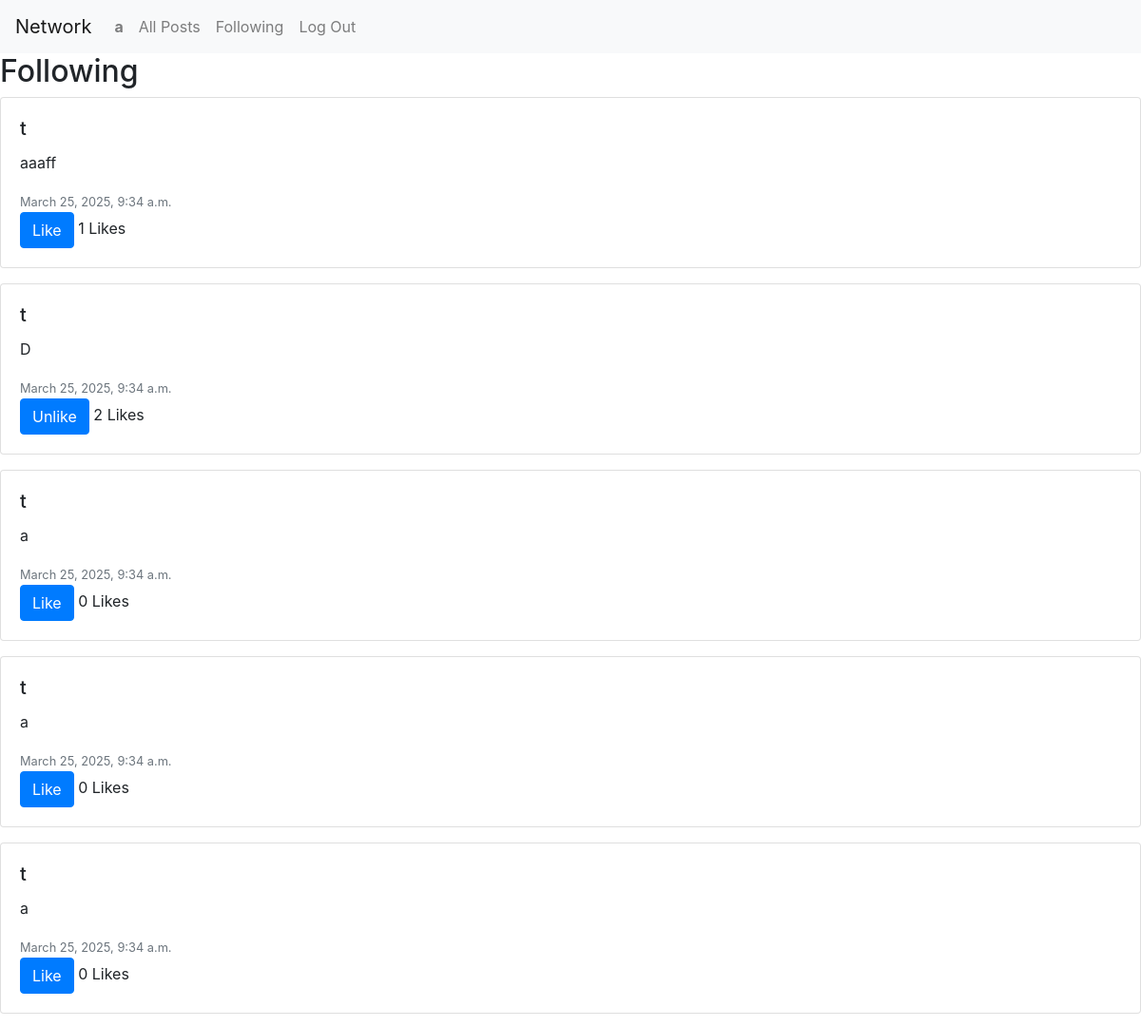
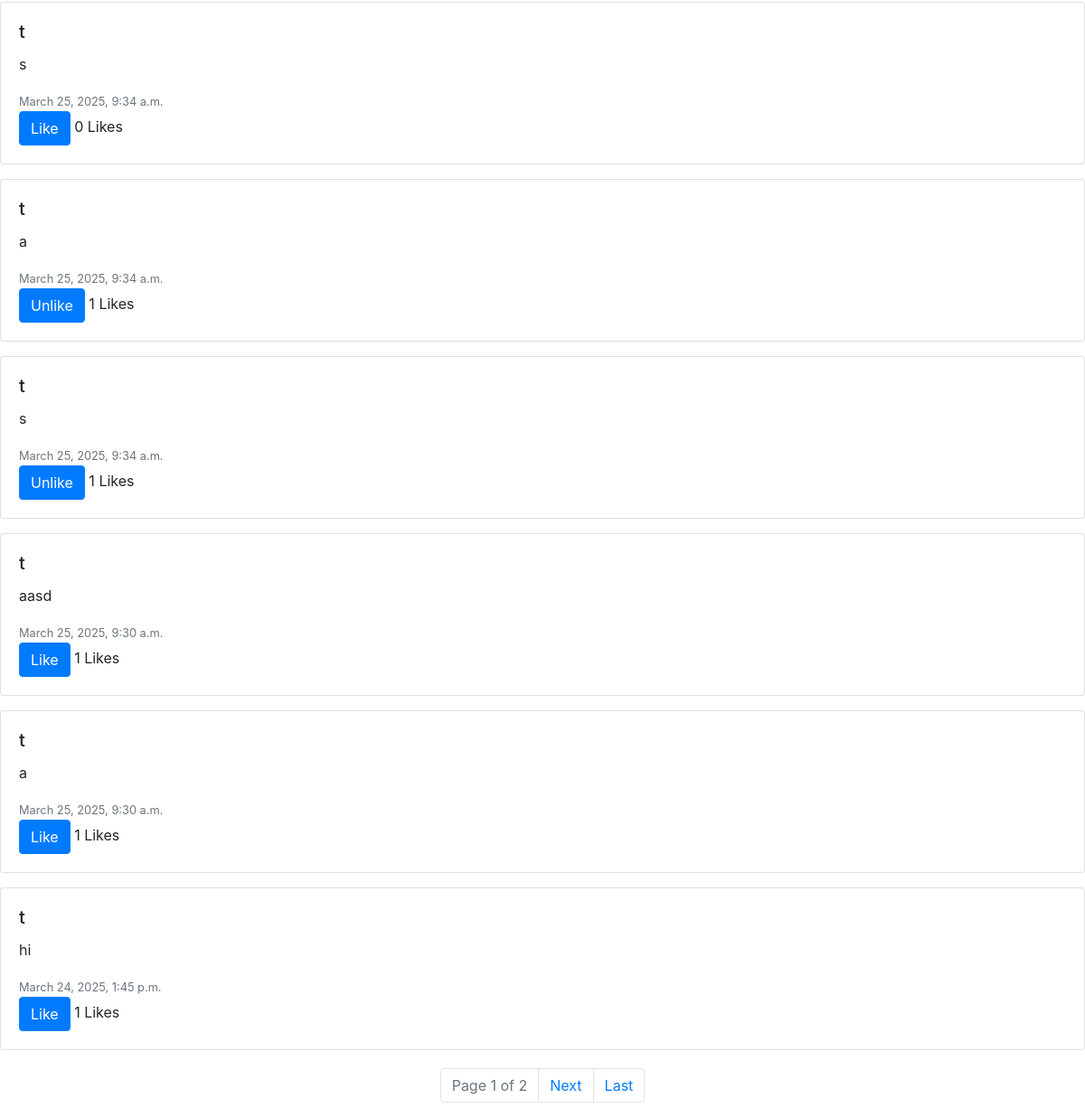
The app's page /following/ (signed in) with its own data (2 pictures, top to bottom).
### network/models.py (models this page shows, shortened)
class User(AbstractUser):
    pass

class Post(models.Model):
    user = models.ForeignKey(User, on_delete=models.CASCADE, related_name="posts")
    content = models.TextField()
    timestamp = models.DateTimeField(auto_now_add = True)
    likes = models.ManyToManyField(User, related_name="liked_posts", blank=True)

### network/views.py (the view)
# urls.py: path("following/", views.follow_view, name="following"),
@login_required
def follow_view(request):
    following_users = Follow.objects.filter(follower=request.user).values_list("following", flat=True)
    posts = Post.objects.filter(user__id__in=following_users).order_by("-timestamp")
    paginator=Paginator(posts,10)
    page_number = request.GET.get("page")
    page_object = paginator.get_page(page_number)
    liked_posts = []
    if request.user.is_authenticated:
        liked_posts = Post.objects.filter(likes=request.user).values_list("id", flat=True)
    return render(request, "network/following.html", {
        "posts": posts,
        "page_object": page_object,
        "liked_posts": liked_posts,
    })

### network/templates/network/following.html (shortened to what this page needs)
{% extends "network/layout.html" %}
{% load static %}
{% block body %}
    <h2>Following</h2>
    {% for post in posts %}
        <div class="card mb-3">
            <div class="card-body">
                <h5 class="card-title">{{ post.user }}</h5>
                <p class="card-text">{{ post.content }}</p>
                <small class="text-muted">{{ post.timestamp }}</small>
                <br>
                {% if user.is_authenticated %}
                <button class="btn btn-primary like-btn" data-post-id="{{ post.id }}">
                    {% if post.id in liked_posts %}
                        Unlike
                    {% else %}
                        Like
                    {% endif %}
                </button>
            {% endif %}
            <span id="like-count-{{ post.id }}" style="text-align: left;">{{ post.likes.count }}</span> Likes
            </div>
        </div>
    {% empty %}
        <p>No posts yet</p>
    {% endfor %}
    <nav aria-label="Page navigation">
        <ul class="pagination justify-content-center">
            <li class="page-item disabled">
                <a class="page-link">Page {{ page_object.number }} of {{ page_object.paginator.num_pages }}</a>
            </li>
            {% if page_object.has_next %}
                <li class="page-item">
                    <a class="page-link" href="?page={{ page_object.next_page_number }}">Next</a>
                </li>
                <li class="page-item">
                    <a class="page-link" href="?page={{ page_object.paginator.num_pages }}">Last</a>
                </li>
            {% endif %}
        </ul>
    </nav>
{% endblock %}

### network/templates/network/layout.html (shortened to what this page needs)
{% load static %}
<!DOCTYPE html>
<html lang="en">
    <head>
        <link rel="stylesheet" href="https://stackpath.bootstrapcdn.com/bootstrap/4.4.1/css/bootstrap.min.css">
        <link href="{% static 'network/styles.css' %}" rel="stylesheet">
    </head>
    <body>
        <nav class="navbar navbar-expand-lg navbar-light bg-light">
            <a class="navbar-brand" href="#">Network</a>
            <div>
              <ul class="navbar-nav mr-auto">
                {% if user.is_authenticated %}
                    <li class="nav-item">
                        <a class="nav-link" href="#"><strong>{{ user.username }}</strong></a>
                    </li>
                {% endif %}
                <li class="nav-item">
                  <a class="nav-link" href="{% url 'index' %}">All Posts</a>
                </li>
                {% if user.is_authenticated %}
                    <li class="nav-item">
                        <a class="nav-link" href="{% url 'following' %}">Following</a>
                    </li>
                    <li class="nav-item">
                        <a class="nav-link" href="{% url 'logout' %}">Log Out</a>
                    </li>
                {% endif %}
              </ul>
            </div>
          </nav>
        <div class="body">
            {% block body %}
            {% endblock %}
        </div>
    </body>
</html>

### network/static/network/styles.css (style rules this page uses)
.pagination { justify-content: center; margin-top: 20px; }
.page-link { color: #007bff; }

### records on screen
User: username "a"
Post: user "t", content "aaaff", timestamp "March 25, 2025, 9:34 a.m.", shows "Like", likes.count "1"
Post: user "t", content "D", timestamp "March 25, 2025, 9:34 a.m.", shows "Unlike", likes.count "2"
Post: user "t", content "a", timestamp "March 25, 2025, 9:34 a.m.", shows "Like", likes.count "0"
Post: user "t", content "a", timestamp "March 25, 2025, 9:34 a.m.", shows "Like", likes.count "0"
Post: user "t", content "a", timestamp "March 25, 2025, 9:34 a.m.", shows "Like", likes.count "0"
Post: user "t", content "s", timestamp "March 25, 2025, 9:34 a.m.", shows "Like", likes.count "0"
Post: user "t", content "a", timestamp "March 25, 2025, 9:34 a.m.", shows "Unlike", likes.count "1"
Post: user "t", content "s", timestamp "March 25, 2025, 9:34 a.m.", shows "Unlike", likes.count "1"
Post: user "t", content "aasd", timestamp "March 25, 2025, 9:30 a.m.", shows "Like", likes.count "1"
Post: user "t", content "a", timestamp "March 25, 2025, 9:30 a.m.", shows "Like", likes.count "1"
Post: user "t", content "hi", timestamp "March 24, 2025, 1:45 p.m.", shows "Like", likes.count "1"

### other values on screen
{{ page_object.number }} "1"
{{ page_object.paginator.num_pages }} "2"
